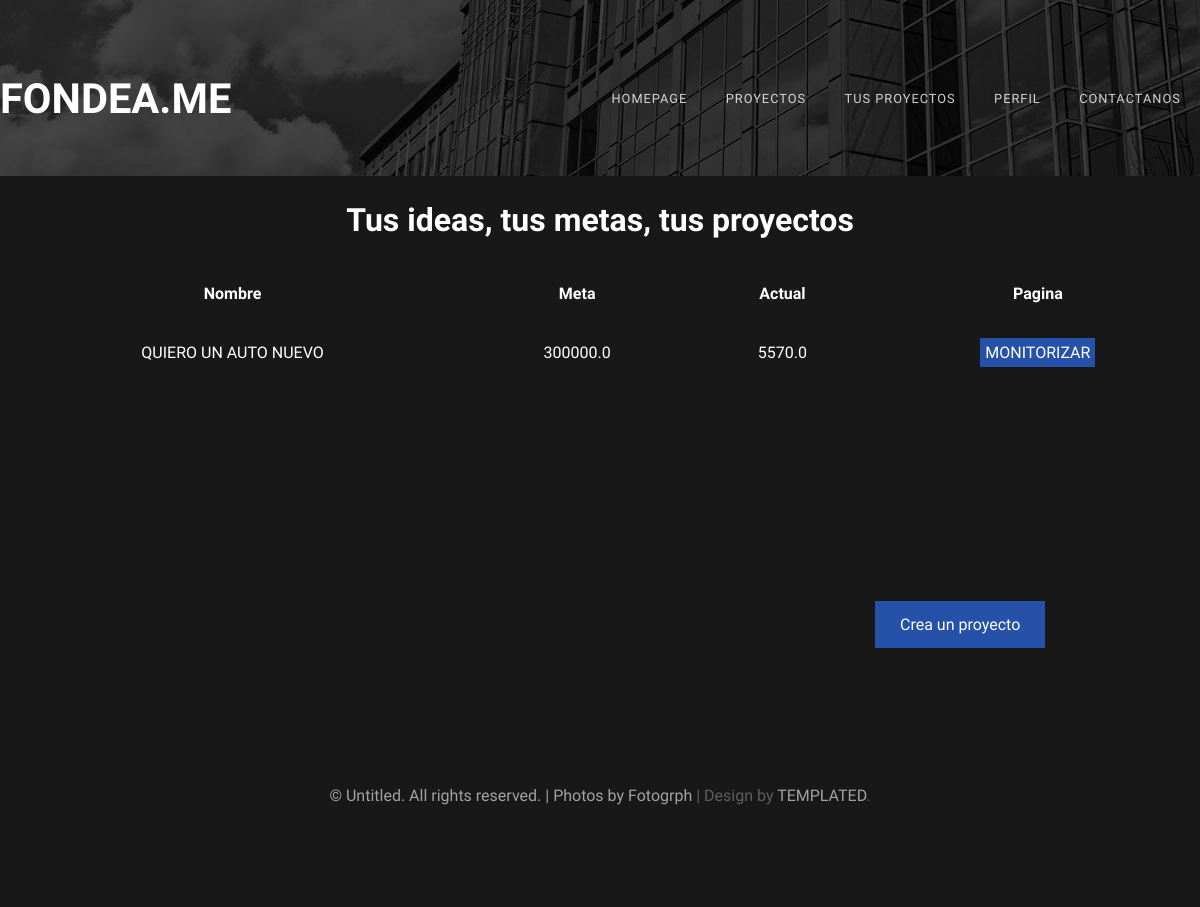
Before: /your-proyects/sssfcv10sqaznchdyr with the older database file.
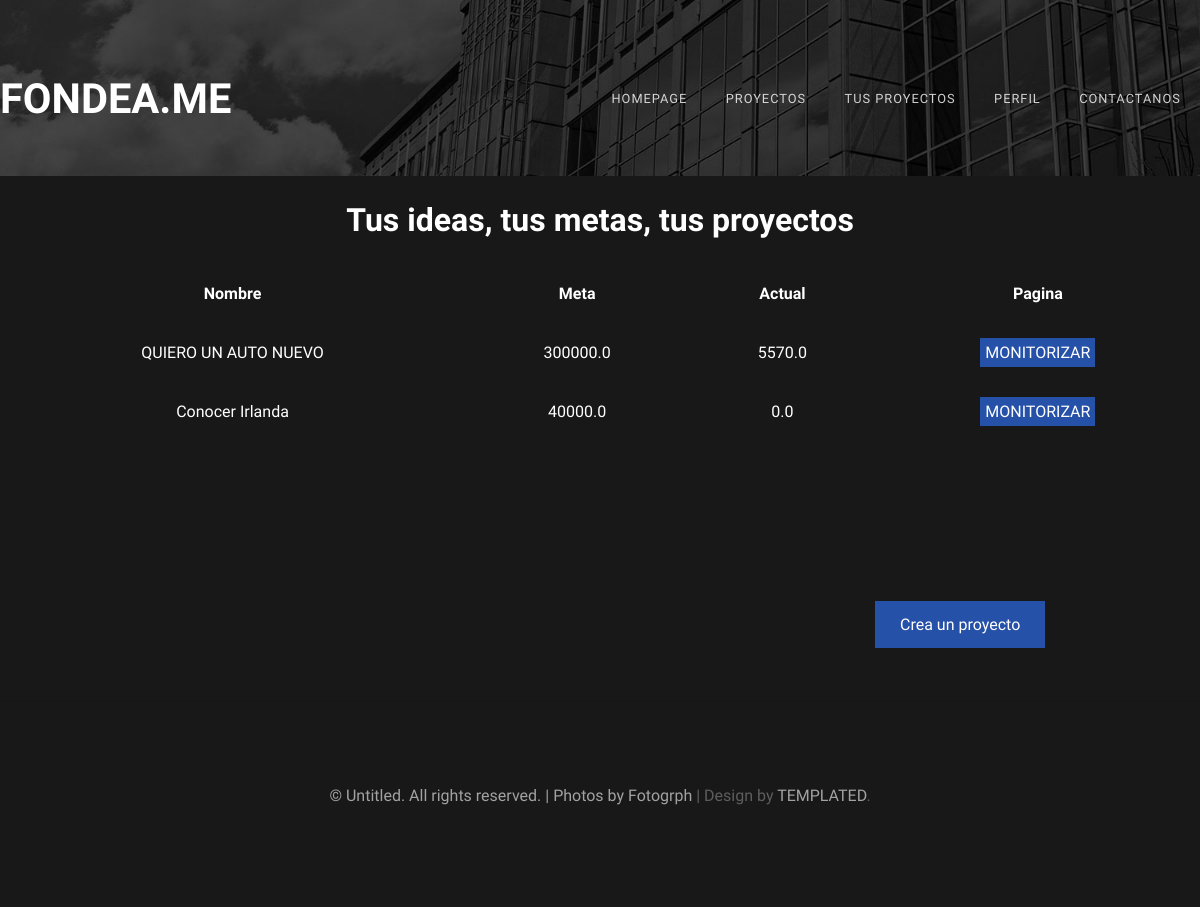
After: the same page with the newer database file.
### proyectos/models.py (models this page shows)
class Proyect(models.Model):
    name = models.CharField(max_length=50)
    goal = models.FloatField()
    actual = models.FloatField()
    deadline = models.DateField(auto_now_add=False)
    description = models.CharField(max_length=1500)
    image = models.ImageField(default = 'null', upload_to = "Proyects")
    made = models.DateTimeField(auto_now_add = True)
    upload = models.DateTimeField(auto_now = True)
    category = models.ForeignKey("Category", verbose_name=("Category"), on_delete=models.CASCADE)
    userOwner = models.ForeignKey(User, verbose_name=("Owner"), related_name='Owner',on_delete=models.CASCADE)
    Patrons = models.ManyToManyField(User,
        through = 'Patron',
        through_fields = ('proyecto','patron'),
        verbose_name=("Patrons"),
        default = 'null')

### proyectos/views.py (the view)
# urls.py: path('your-proyects/<str:User>', proyecto.yourProyects, name = 'tusproyectos'),
def yourProyects(request, User):
    aux = ''
    for letra in User:
        if letra.isdigit():
            aux += letra
    userOwner_id = int(aux)
    proyects = Proyect.objects.filter(userOwner_id = userOwner_id)
    if request.GET:
        user = request.GET
    return render(request, 'yourproyects.html', {
        'User' : User,
        'proyects' : proyects
    })

### proyectos/templates/yourproyects.html (shortened to what this page needs)
{% extends 'layout.html' %}
{% block content %}
    <div class = "headerP">
        <h1>Tus ideas, tus metas, tus proyectos</h1>
        {% if proyects %}
            <div class = "procontainer">
                <table class = "proyectos">
                <thead>
                    <tr>
                        <th>Nombre</th>
                        <th>Meta</th>
                        <th>Actual</th>
                        <th>Pagina</th>
                    </tr>
                </thead>
                <tbody>
                {% for proyect in proyects %}
                <tr>
                    <td>{{proyect.name}}</td>
                    <td>{{proyect.goal}}</td>
                    <td>{{proyect.actual}}</td>
                    <td><a class = "myproyectlink" href ="{% url 'proyectoLoged' User proyect.id%}">MONITORIZAR<a/></td>
                <tr>
                {% endfor %}
                </table>
            </div>
        {% else %}
        <h1>Todavia no tienes ningun proyecto</h1>
        <h3>No esperes para compartir tus ideas</h3>
        {% endif %}
    </div>
    <div id = "linkP">
        <a class = "proyectlink" href ="{% url 'newproyect' User%}">Crea un proyecto<a/>
    </div>
{% endblock  %}

Changed rows visible on the page:
added Proyect: name "Conocer Irlanda", goal "40000.0", actual "0.0"
